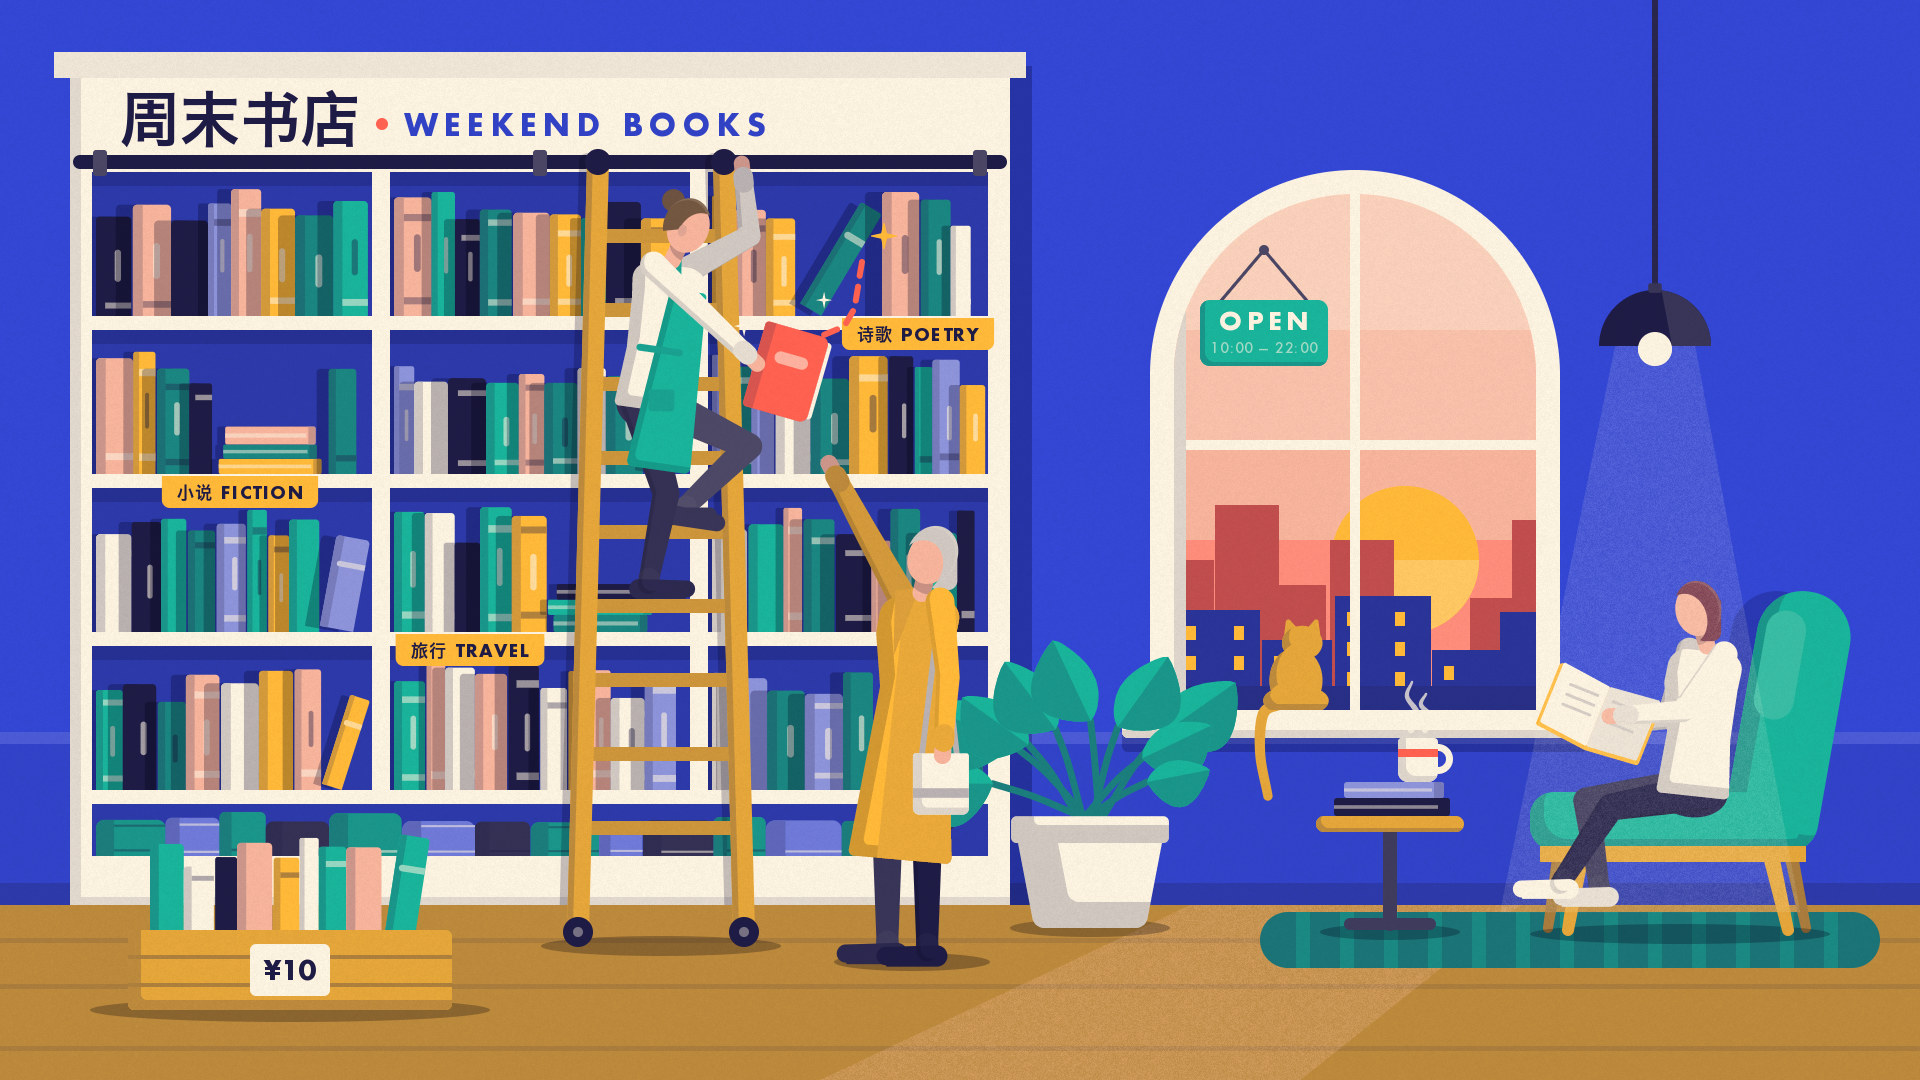

Reproduce this figure in Python.
"""Example (flat vector): 周末书店 / The Weekend Bookshop — a Saturday at dusk in a small bookshop, drawn as a
modern flat illustration: no outlines, seven flat colours, volume from overlapping colour blocks, a whisper of
grain. The one small story: the only coral book has just come down from the top poetry shelf. A bookseller on
the rolling ladder hangs on to the rail with one hand and lowers it with the other; a silver-haired customer in a
mustard coat reaches up for it; a dashed coral trail marks its drop from the gap it left (the neighbour has
already tipped over into the space). Beside the arched window -- an OPEN sign on strings, the sun setting behind
the street -- a reader sits in a lounge chair under a pendant lamp's beam, a mug steaming on the side table; the
shop cat watches the street from the sill; a crate of second-hand books waits on the floor.
No image model.
python3 flatvector_bookshop.py [out.jpg] [--stages DIR]
"""
import os, sys
sys.path.insert(0, os.path.join(os.path.dirname(os.path.abspath(__file__)), '..', 'lib'))
import numpy as np
from flatvector import FlatVector, Mask, INK, BLUE, CORAL, MUSTARD, TEAL, PEACH, CREAM

out = sys.argv[1] if len(sys.argv) > 1 and not sys.argv[1].startswith('--') else 'flatvector_bookshop.jpg'
stages = sys.argv[sys.argv.index('--stages') + 1] if '--stages' in sys.argv else None

W, H = 1920, 1080
fv = FlatVector(W, H, seed=5, light=(0.8, -0.6))
T = fv.tone
FLOOR_Y = 905
WOOD = T(MUSTARD, -0.12)

# ---------------------------------------------------------------- wall and floor
fv.backdrop(BLUE)
floor = fv.rect(0, FLOOR_Y, W, H)
fv.fill(floor, T(MUSTARD, -0.3))
for y in (938, 984, 1046):                                                   # plank joints, wider apart toward us
    fv.fill(fv.rect(0, y, W, y + 5), T(MUSTARD, -0.38))
fv.fill(fv.rect(0, 738, W, FLOOR_Y), T(BLUE, -0.08))                        # wainscot below the sill line
fv.fill(fv.rect(0, 732, W, 744), T(BLUE, 0.12))                               # dado rail
fv.fill(fv.rect(0, FLOOR_Y - 22, W, FLOOR_Y), T(BLUE, -0.3))                 # skirting board
fv.stage('wall')

# ---------------------------------------------------------------- the arched window, sunset outside
WX0, WX1, WY0, WY1 = 1150, 1560, 170, 716
wr = (WX1 - WX0) / 2
opening = fv.rrect(WX0, WY0, WX1, WY1, (wr, wr, 0, 0))
glass = fv.rrect(WX0 + 24, WY0 + 24, WX1 - 24, WY1, (wr - 24, wr - 24, 0, 0))
fv.fill(opening, CREAM)
sky = [(WY0, T(PEACH, 0.45)), (330, T(PEACH, 0.2)), (440, PEACH), (540, T(CORAL, 0.3))]
for y, c in sky:
    fv.fill(glass & fv.rect(WX0, y, WX1, WY1), c)
fv.fill(glass & fv.circle(1405, 560, 74), MUSTARD)                            # the low sun
fv.fill(glass & fv.circle(1405, 560, 74) & fv.rect(0, 560, W, H), T(MUSTARD, 0.25))
far = [(1150, 560), (1215, 505), (1262, 585), (1330, 540), (1470, 598), (1512, 520)]
for x, y in far:                                                              # far blocks, brick-red
    fv.fill(glass & fv.rect(x, y, x + 64, WY1), T(CORAL, -0.28))
near = [(1150, 610, 110), (1262, 640, 70), (1335, 596, 96), (1432, 650, 70), (1500, 612, 80)]
for x, y, w in near:                                                          # near blocks with lit windows
    b = glass & fv.rect(x, y, x + w, WY1)
    fv.fill(b, T(BLUE, -0.42))
    for wy in range(y + 16, WY1 - 10, 30):
        for wx in range(x + 12, x + w - 12, 24):
            if (wx * 7 + wy * 3) % 5 < 2:
                fv.fill(glass & fv.rect(wx, wy, wx + 10, wy + 14), MUSTARD)
fv.fill(glass & fv.rect(WX0, 686, WX1, WY1), T(BLUE, -0.55))                  # the street wall opposite
mull = fv.rect(1350, WY0, 1360, WY1) | fv.rect(WX0, 440, WX1, 450)
fv.fill(mull & opening, CREAM)
fv.fill(fv.rect(WX0 + 24, WY0, WX0 + 36, WY1) & glass, T(CREAM, -0.14))       # reveal: inner side of the frame
# a little OPEN sign hanging inside the glass on two strings
SX, SY = 1264, 322
for dx in (-44, 44):
    fv.fill(fv.capsule((SX, 250), (SX + dx, SY - 20), 1.6), T(INK, 0.2))
fv.fill(fv.circle(SX, 250, 5), T(INK, 0.2))
sign = fv.rrect(SX - 64, SY - 22, SX + 64, SY + 44, 10)
fv.fill(sign, TEAL); fv.shade(sign, 0.0, 6, colour=T(TEAL, -0.2))
fv.text('OPEN', SX, SY + 8, 25, CREAM, anchor='ms', spacing=4)
fv.text('10:00 — 22:00', SX, SY + 31, 14, T(TEAL, 0.6), anchor='ms', spacing=1, font_style='geo_medium')
sill = fv.rrect(WX0 - 28, WY1 - 6, WX1 + 28, WY1 + 22, 6)
fv.cast(sill, 0, 14, 0.28)
fv.fill(sill, CREAM)
fv.fill(fv.rect(WX0 - 28, WY1 + 14, WX1 + 28, WY1 + 22) & sill, T(CREAM, -0.14))
# the low sun lays a patch of light across the floor, falling toward us and to the left
patch = fv.poly([(1190, FLOOR_Y), (1520, FLOOR_Y), (1300, H), (820, H)])
fv.fill(patch, T(PEACH, 0.2), 0.2, grain=0.5)
fv.stage('window')

# ---------------------------------------------------------------- the bookcase
BX0, BX1, BY0 = 70, 1010, 66
case = fv.rect(BX0, BY0, BX1, FLOOR_Y)
fv.cast(case, 22, 0, 0.3, clip=fv.rect(0, 0, W, FLOOR_Y))                     # hard shadow on the wall
fv.fill(case, CREAM)
fv.shade(case, 0.0, 14, colour=T(CREAM, -0.12))
fv.fill(fv.rect(BX0 - 16, BY0 - 14, BX1 + 16, BY0 + 12), T(CREAM, -0.06))     # top cap
fv.text('周末书店', 120, 142, 60, INK, cjk='cjk')
x_dot = 120 + fv.text_width('周末书店', 60, cjk='cjk') + 22
fv.fill(fv.circle(x_dot, 124, 6), CORAL)
fv.text('WEEKEND BOOKS', x_dot + 22, 136, 30, T(BLUE, -0.1), spacing=6)
rows = [(172, 316), (330, 474), (488, 632), (646, 790)]                       # (top, board) per row
bays = [(BX0 + 22, 372), (390, 690), (708, BX1 - 22)]
back = Mask(np.zeros((0, 0)))
for (y0, y1) in rows:
    for (a, b) in bays:
        back = back | fv.rect(a, y0, b, y1)
back = back | fv.rect(BX0 + 22, 804, BX1 - 22, 856)
fv.fill(back, T(BLUE, -0.3))
fv.darken(back & fv.rect(0, 0, W, 186) | back & fv.rect(0, 330, W, 344) | back & fv.rect(0, 488, W, 502)
          | back & fv.rect(0, 646, W, 660), 0.18)                               # under each board, a flat shadow
fv.fill(fv.rect(BX0 + 22, 856, BX1 - 22, 872), CREAM)
# the ladder rail runs along under the top cap
fv.fill(fv.capsule((BX0 + 10, 162), (BX1 - 10, 162), 7), INK)
for x in (BX0 + 30, 540, BX1 - 30):
    fv.fill(fv.rrect(x - 7, 150, x + 7, 176, 3), T(INK, 0.2))
fv.stage('bookcase')

# ---------------------------------------------------------------- books
cols = [INK, CREAM, TEAL, MUSTARD, PEACH, T(BLUE, 0.45), T(TEAL, -0.3)]
for ri, (y0, y1) in enumerate(rows):
    for bi, (a, b) in enumerate(bays):
        gap = (842, 40) if (ri, bi) == (0, 2) else (None, 0)
        stack = {(1, 0): 250, (2, 1): 560, (3, 2): 900, (0, 0): None}.get((ri, bi))
        fv.books(a + 4, b - 2, y1, (y1 - y0) * 0.9, cols, seed=100 + ri * 10 + bi, gap_at=gap[0], gap_w=gap[1],
                 stack_at=stack, back=back)
fv.books(BX0 + 26, BX1 - 24, 856, 48, [T(INK, 0.1), T(TEAL, -0.2), T(BLUE, 0.3)], seed=77, w_range=(0.9, 1.6), title=False)
# category tabs hanging from the boards
for (x, y, s) in [(918, 316, '诗歌 POETRY'), (240, 474, '小说 FICTION'), (470, 632, '旅行 TRAVEL')]:
    w = fv.text_width(s, 17, spacing=1.5) + 30
    tab = fv.rrect(x - w / 2, y + 2, x + w / 2, y + 34, (0, 0, 8, 8))
    fv.fill(tab, MUSTARD)
    fv.text(s, x, y + 25, 17, INK, anchor='ms', spacing=1.5)
fv.stage('books')

# ---------------------------------------------------------------- furniture: ladder, plant, table, chair, lamp
# rolling ladder: hooks on the rail, stiles splay toward the wheels on the floor
LT, LB = 162, 932
stiles = [((598, LT), (578, LB)), ((724, LT), (744, LB))]
for (p0, p1) in stiles:
    fv.cast(fv.capsule(p0, p1, 9), -10, 0, 0.25, clip=back | case)
for yr in range(236, 900, 74):
    t = (yr - LT) / (LB - LT)
    xa, xb = 598 + (578 - 598) * t, 724 + (744 - 724) * t
    fv.fill(fv.rrect(xa, yr - 7, xb, yr + 7, 4), T(WOOD, -0.12))
for (p0, p1) in stiles:
    s = fv.capsule(p0, p1, 11)
    fv.fill(s, WOOD); fv.shade(s, 0.0, 7, colour=T(WOOD, -0.2))
fv.fill(fv.circle(598, LT, 13) | fv.circle(724, LT, 13), INK)                 # hooks over the rail
fv.darken(fv.ellipse(661, LB + 14, 120, 10), 0.3)
for x in (578, 744):
    fv.fill(fv.circle(x, LB, 15), INK); fv.fill(fv.circle(x, LB, 5), T(INK, 0.4))

fv.stage('ladder')

# tall plant between the bookcase and the window
fv.darken(fv.ellipse(1090, 928, 80, 9), 0.3)
fv.plant(1090, 928, 430, pot=CREAM, leaf=TEAL, kind='leafy', seed=8, n=9)

# rug, lounge chair (facing left), side table
rug = fv.rrect(1260, 912, 1880, 968, 28)
fv.fill(rug, T(TEAL, -0.42))
for x in range(1296, 1860, 44):
    fv.fill(fv.rect(x, 912, x + 14, 968) & rug, T(TEAL, -0.28))
CH = T(TEAL, 0.0)
for (p0, p1, k) in [((1560, 850), (1548, 928), -0.3), ((1790, 850), (1806, 928), -0.3)]:
    fv.fill(fv.capsule(p0, p1, 7, 5), T(WOOD, k))                              # far legs
fv.darken(fv.ellipse(1680, 934, 150, 10), 0.3)
backrest = fv.rrect(1742, 590, 1836, 850, (46, 46, 30, 30), rot=-10)
fv.cast(backrest, -26, 0, 0.22, clip=fv.rect(0, 0, W, FLOOR_Y - 22))
fv.fill(backrest, CH); fv.shade(backrest, 0.0, 26, colour=T(CH, -0.2))
fv.fill(fv.rrect(1760, 610, 1800, 720, 20, rot=-10), T(CH, 0.14))            # the button tuft band
seat = fv.rrect(1530, 792, 1800, 850, 24)
fv.fill(seat, CH); fv.shade(seat, 0.0, 18, colour=T(CH, -0.2))
fv.fill(fv.rect(1540, 846, 1806, 862), WOOD)
for (p0, p1) in [((1580, 860), (1568, 930)), ((1772, 860), (1788, 930))]:
    fv.fill(fv.capsule(p0, p1, 8, 6), WOOD)
# side table with two books and a mug of tea
TT = 816
fv.darken(fv.ellipse(1390, 932, 70, 8), 0.3)
fv.fill(fv.capsule((1390, TT), (1390, 924), 7), T(INK, 0.15))
fv.fill(fv.rrect(1344, 918, 1436, 930, 6), T(INK, 0.15))
top = fv.rrect(1316, TT, 1464, TT + 16, 8)
fv.fill(top, WOOD); fv.shade(top, 0.0, 6, colour=T(WOOD, -0.2))
yb = TT
for (x, w, h, c) in [(1334, 116, 18, INK), (1344, 100, 16, T(BLUE, 0.45))]:
    bk = fv.rrect(x, yb - h, x + w, yb, 3)
    fv.fill(bk, c); fv.fill(fv.rect(x + w - 10, yb - h, x + w, yb) & bk, T(c, -0.2))
    fv.fill(fv.rect(x, yb - h * 0.6, x + w - 12, yb - h * 0.4), T(c, 0.5))
    yb -= h
MX = 1398
mug = fv.rrect(MX, yb - 44, MX + 40, yb, (4, 4, 10, 10))
fv.fill(fv.arc(MX + 40, yb - 23, 8, 15, -90, 90), CREAM)
fv.fill(mug, CREAM); fv.shade(mug, 0.0, 10, colour=T(CREAM, -0.14))
fv.fill(fv.rect(MX, yb - 33, MX + 40, yb - 25), CORAL)
MUG_TOP = yb - 44
# pendant lamp over the chair (its beam comes later)
LX, LY = 1655, 346
fv.pendant(LX, 0, LY, 56, shade=INK, bulb=CREAM)
# a crate of second-hand books on the floor, bottom left
fv.darken(fv.ellipse(290, 1010, 200, 12), 0.3)
fv.books(150, 430, 948, 118, [CREAM, T(BLUE, 0.45), TEAL, MUSTARD, PEACH, INK], seed=31, w_range=(0.16, 0.3), title=False)
crate = fv.rrect(128, 930, 452, 1010, 6)
fv.fill(crate, WOOD); fv.shade(crate, 0.0, 16, colour=T(WOOD, -0.2))
for y in (955, 983):
    fv.fill(fv.rect(128, y, 452, y + 4), T(WOOD, -0.28))
fv.fill(fv.rrect(250, 944, 330, 996, 6), CREAM)                             # a card pinned on the front
fv.text('¥10', 290, 980, 26, INK, anchor='ms')
fv.stage('furniture')

# ---------------------------------------------------------------- people
# the customer in front of the bookcase, reaching up for the book, head tipped back to look at it
fv.darken(fv.ellipse(912, 962, 78, 9), 0.32)
BOOK = (786, 372)
B = fv.person((908, 748), 400, facing=-1, lean=-5, head_tilt=-20, hand_far_to=(826, 458), arm=(-6, 4),
              leg=(-3, 0), leg_far=(5, 0), top=MUSTARD, bottom=INK, coat=True, hair=T(CREAM, -0.2), hair_style='bob',
              bag=CREAM)
# the bookseller on the ladder: near foot on a rung, far foot one rung up, far hand on the rail, the near hand
# lowering the book
RUNG = lambda y: (y - 7)
A = fv.person((652, 404), 372, facing=1, lean=8, head_tilt=12, hand_to=(BOOK[0] - 14, BOOK[1] + 6),
              hand_far_to=(742, 166), foot_to=(648, RUNG(606) - 15), foot_far_to=(682, RUNG(532) - 15),
              top=CREAM, bottom=T(INK, 0.1), apron=TEAL, hair=T(MUSTARD, -0.62), hair_style='bun', draw_near_arm=False)
fv.book(*BOOK, 66, 88, rot=-16, colour=CORAL)
fv.near_arm()
fv.stage('handoff')
# the reader in the lounge chair, a book open in both hands, head bowed over it
C = fv.person((1692, 790), 372, facing=-1, sit=True, lean=-6, head_tilt=18, hand_to=(1612, 716), hand_far_to=(1598, 728),
              foot_to=(1560, 884), foot_far_to=(1600, 892), top=CREAM, bottom=INK, shoes=CREAM, hair=T(CORAL, -0.6),
              hair_style='bob', draw_near_arm=False)
fv.book(1600, 712, 104, 66, rot=-22, colour=MUSTARD, open=True)
fv.near_arm()
# the shop cat on the sill, watching the street
fv.cat(1296, WY1 - 6, 78, T(MUSTARD, -0.12), facing=1, tail_down=WY1 + 80)
fv.stage('reader')

# ---------------------------------------------------------------- light and the story marks
fv.fill(fv.poly([(LX - 40, LY), (LX + 40, LY), (1800, 912), (1500, 912)]), T(CREAM, 0.3), 0.12, grain=0.4)
fv.fill(fv.circle(LX, LY + 3, 17), T(CREAM, 0.5))
# a dashed trail from the empty slot on the top shelf down to the book in the bookseller's hand
fv.dashes([(862, 262), (850, 318), (818, 338)], width=6, dash=14, gap=11, colour=CORAL)
for (x, y, r, c) in [(884, 236, 15, MUSTARD), (744, 326, 10, CREAM), (824, 300, 8, CREAM)]:
    fv.sparkle(x, y, r, c)
# steam off the mug
for dx, h in ((-7, 48), (7, 36)):
    y0 = MUG_TOP - 8
    fv.fill(fv.tube([(MX + 20 + dx, y0), (MX + 26 + dx, y0 - h * 0.35), (MX + 16 + dx, y0 - h * 0.7), (MX + 21 + dx, y0 - h)],
                    [3.2, 3, 2.2, 1.2]), CREAM, 0.75)
img = fv.save(out, stages_dir=stages)                                          # the final frame is the 'light' stage
print('saved', out)
